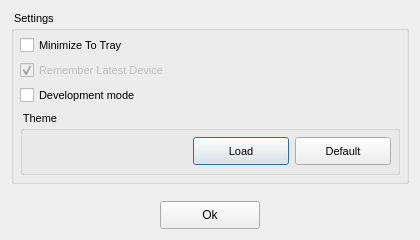
<?xml version="1.0" encoding="UTF-8"?>
<ui version="4.0">
 <class>Settings</class>
 <widget class="QDialog" name="Settings">
  <property name="geometry">
   <rect>
    <x>0</x>
    <y>0</y>
    <width>420</width>
    <height>240</height>
   </rect>
  </property>
  <property name="sizePolicy">
   <sizepolicy hsizetype="MinimumExpanding" vsizetype="MinimumExpanding">
    <horstretch>0</horstretch>
    <verstretch>0</verstretch>
   </sizepolicy>
  </property>
  <property name="minimumSize">
   <size>
    <width>420</width>
    <height>240</height>
   </size>
  </property>
  <property name="maximumSize">
   <size>
    <width>420</width>
    <height>240</height>
   </size>
  </property>
  <property name="windowTitle">
   <string/>
  </property>
  <layout class="QVBoxLayout" name="verticalLayout_2">
   <item>
    <widget class="QGroupBox" name="groupBox">
     <property name="font">
      <font>
       <pointsize>8</pointsize>
       <bold>false</bold>
      </font>
     </property>
     <property name="title">
      <string> Settings </string>
     </property>
     <layout class="QVBoxLayout" name="verticalLayout_3">
      <property name="leftMargin">
       <number>6</number>
      </property>
      <property name="topMargin">
       <number>6</number>
      </property>
      <property name="rightMargin">
       <number>6</number>
      </property>
      <property name="bottomMargin">
       <number>6</number>
      </property>
      <item>
       <widget class="QCheckBox" name="minimizeToTrayCheck">
        <property name="contextMenuPolicy">
         <enum>Qt::NoContextMenu</enum>
        </property>
        <property name="text">
         <string>Minimize To Tray</string>
        </property>
       </widget>
      </item>
      <item>
       <widget class="QCheckBox" name="rememberLatestCheck">
        <property name="enabled">
         <bool>false</bool>
        </property>
        <property name="text">
         <string>Remember Latest Device</string>
        </property>
        <property name="checked">
         <bool>true</bool>
        </property>
       </widget>
      </item>
      <item>
       <widget class="QCheckBox" name="developmentCheck">
        <property name="text">
         <string>Development mode</string>
        </property>
       </widget>
      </item>
      <item>
       <layout class="QVBoxLayout" name="verticalLayout">
        <property name="spacing">
         <number>0</number>
        </property>
        <property name="topMargin">
         <number>0</number>
        </property>
        <item>
         <widget class="QGroupBox" name="groupBox_2">
          <property name="minimumSize">
           <size>
            <width>0</width>
            <height>64</height>
           </size>
          </property>
          <property name="maximumSize">
           <size>
            <width>16777215</width>
            <height>64</height>
           </size>
          </property>
          <property name="title">
           <string> Theme </string>
          </property>
          <layout class="QVBoxLayout" name="verticalLayout_4">
           <property name="spacing">
            <number>0</number>
           </property>
           <property name="leftMargin">
            <number>6</number>
           </property>
           <property name="topMargin">
            <number>6</number>
           </property>
           <property name="rightMargin">
            <number>6</number>
           </property>
           <property name="bottomMargin">
            <number>6</number>
           </property>
           <item>
            <layout class="QHBoxLayout" name="horizontalLayout_2">
             <property name="spacing">
              <number>6</number>
             </property>
             <property name="topMargin">
              <number>0</number>
             </property>
             <item>
              <spacer name="horizontalSpacer_4">
               <property name="orientation">
                <enum>Qt::Horizontal</enum>
               </property>
               <property name="sizeHint" stdset="0">
                <size>
                 <width>40</width>
                 <height>20</height>
                </size>
               </property>
              </spacer>
             </item>
             <item>
              <widget class="QPushButton" name="loadThemeButton">
               <property name="minimumSize">
                <size>
                 <width>96</width>
                 <height>28</height>
                </size>
               </property>
               <property name="maximumSize">
                <size>
                 <width>16777215</width>
                 <height>28</height>
                </size>
               </property>
               <property name="text">
                <string>Load</string>
               </property>
              </widget>
             </item>
             <item>
              <widget class="QPushButton" name="defaultThemeButton">
               <property name="minimumSize">
                <size>
                 <width>96</width>
                 <height>28</height>
                </size>
               </property>
               <property name="maximumSize">
                <size>
                 <width>16777215</width>
                 <height>28</height>
                </size>
               </property>
               <property name="text">
                <string>Default</string>
               </property>
              </widget>
             </item>
            </layout>
           </item>
          </layout>
         </widget>
        </item>
        <item>
         <spacer name="verticalSpacer_2">
          <property name="orientation">
           <enum>Qt::Vertical</enum>
          </property>
          <property name="sizeHint" stdset="0">
           <size>
            <width>20</width>
            <height>0</height>
           </size>
          </property>
         </spacer>
        </item>
       </layout>
      </item>
     </layout>
    </widget>
   </item>
   <item>
    <spacer name="verticalSpacer">
     <property name="orientation">
      <enum>Qt::Vertical</enum>
     </property>
     <property name="sizeHint" stdset="0">
      <size>
       <width>20</width>
       <height>0</height>
      </size>
     </property>
    </spacer>
   </item>
   <item>
    <layout class="QHBoxLayout" name="horizontalLayout">
     <item>
      <spacer name="horizontalSpacer">
       <property name="orientation">
        <enum>Qt::Horizontal</enum>
       </property>
       <property name="sizeHint" stdset="0">
        <size>
         <width>40</width>
         <height>20</height>
        </size>
       </property>
      </spacer>
     </item>
     <item>
      <widget class="QPushButton" name="okButton">
       <property name="minimumSize">
        <size>
         <width>100</width>
         <height>28</height>
        </size>
       </property>
       <property name="maximumSize">
        <size>
         <width>16777215</width>
         <height>28</height>
        </size>
       </property>
       <property name="text">
        <string>Ok</string>
       </property>
      </widget>
     </item>
     <item>
      <spacer name="horizontalSpacer_2">
       <property name="orientation">
        <enum>Qt::Horizontal</enum>
       </property>
       <property name="sizeHint" stdset="0">
        <size>
         <width>40</width>
         <height>20</height>
        </size>
       </property>
      </spacer>
     </item>
    </layout>
   </item>
  </layout>
 </widget>
 <resources/>
 <connections/>
</ui>
